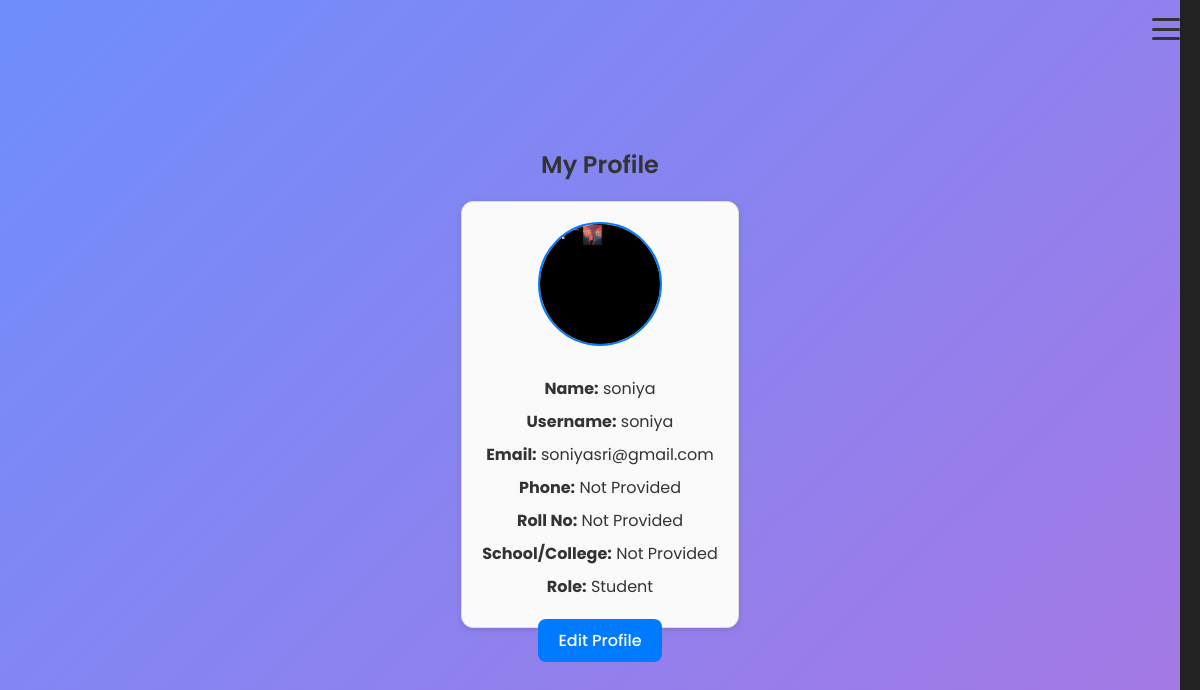
/profile/ (signed in), run on the app's committed database.
### predictor/models.py (models this page shows, shortened)
class Profile(models.Model):
    ROLE_CHOICES = [
        ('student', 'Student'),
        ('teacher', 'Teacher'),
    ]
    user = models.OneToOneField(User, on_delete=models.CASCADE)
    role = models.CharField(max_length=10, choices=ROLE_CHOICES)
    roll_no = models.CharField(max_length=20, blank=True, null=True)
    phone = models.CharField(max_length=15, blank=True, null=True)
    school_or_college = models.CharField(max_length=100, blank=True, null=True)
    profile_pic = models.ImageField(upload_to='profile_pics/', blank=True, null=True)
    first_login = models.BooleanField(default=True)  # ✅ Flag for first login

### predictor/views.py (the view)
# urls.py: path('profile/', views.profile_view, name='profile_view'),
@login_required
def profile_view(request):
    profile, created = Profile.objects.get_or_create(user=request.user)
    return render(request, 'predictor/profile.html', {'profile': profile})

### predictor/templates/predictor/profile.html (shortened to what this page needs)
{% extends "predictor/base.html" %}
{% load static %}
{% block content %}
<div class="profile-container">
  <h2>My Profile</h2>
  <div class="profile-card">
    {% if profile.profile_pic %}
      <img src="{{ profile.profile_pic.url }}" class="profile-pic" alt="Profile Picture">
    {% else %}
      <img src="{% static 'predictor/img/default_profile.png' %}" class="profile-pic" alt="Default Profile Picture">
    {% endif %}
    <div class="profile-info">
  <p><strong>Name:</strong> {{ request.user.get_full_name|default:request.user.username }}</p>
  <p><strong>Username:</strong> {{ request.user.username }}</p>
  <p><strong>Email:</strong> {{ request.user.email }}</p>
  <p><strong>Phone:</strong> {{ profile.phone|default:"Not Provided" }}</p>
  <p><strong>Roll No:</strong> {{ profile.roll_no|default:"Not Provided" }}</p>
  <p><strong>School/College:</strong> {{ profile.school_or_college|default:"Not Provided" }}</p>
  <p><strong>Role:</strong> {{ profile.role|title|default:"Student/Teacher" }}</p>
</div>
  </div>
  <a href="{% url 'edit_profile' %}" class="btn btn-primary mt-3">Edit Profile</a>
</div>
{% endblock %}

### predictor/static/predictor/css/style.css (style rules this page uses)
body { font-family: 'Poppins', sans-serif; background: linear-gradient(135deg, #6e8efb, #a777e3); color: #fff; display: flex; flex-direction: column; min-height: 100vh; margin: 0; justify-content: center; align-items: center; }
h1, h2, h3 { text-align: center; font-weight: 600; }
a { color: #fff; text-decoration: none; font-weight: 500; transition: color 0.3s; }
.btn { background-color: #2563eb; color: white; border: none; padding: 10px 16px; border-radius: 8px; cursor: pointer; }

### predictor/templates/predictor/base.html (style rules this page uses)
body { font-family: 'Poppins', sans-serif; margin: 0; background-color: #f9f9f9; color: #333; overflow-x: hidden; }

### predictor/templates/predictor/profile.html (style rules this page uses)
.profile-container { max-width: 600px; margin: 30px auto; text-align: center; }
.profile-card { border: 1px solid #ddd; border-radius: 12px; padding: 20px; background: #fafafa; box-shadow: 0 2px 6px rgba(0,0,0,0.1); }
.profile-pic { width: 120px; height: 120px; border-radius: 50%; object-fit: cover; border: 2px solid #007bff; margin-bottom: 15px; }
.profile-info p { margin: 8px 0; font-size: 16px; }
.btn { padding: 10px 20px; border-radius: 8px; text-decoration: none; color: white; background-color: #007bff; }

### data on the page
Profile: phone "Not Provided", roll_no "Not Provided", school_or_college "Not Provided", role "Student"

### other printed values
{{ request.user.get_full_name|default:request.user.username }} "soniya"
{{ request.user.username }} "soniya"
{{ request.user.email }} "soniyasri@gmail.com"
